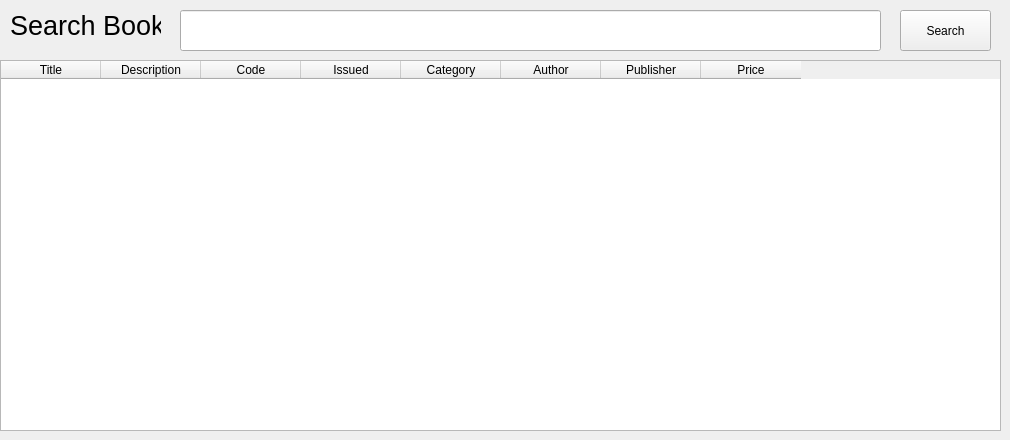
      <widget class="QWidget" name="tab_6">
       <attribute name="title">
        <string>Search For Books</string>
       </attribute>
       <widget class="QLineEdit" name="lineEdit_5">
        <property name="geometry">
         <rect>
          <x>180</x>
          <y>10</y>
          <width>701</width>
          <height>41</height>
         </rect>
        </property>
       </widget>
       <widget class="QLabel" name="label_14">
        <property name="geometry">
         <rect>
          <x>10</x>
          <y>10</y>
          <width>151</width>
          <height>31</height>
         </rect>
        </property>
        <property name="font">
         <font>
          <family>Segoe UI</family>
          <pointsize>20</pointsize>
         </font>
        </property>
        <property name="text">
         <string>Search Book </string>
        </property>
       </widget>
       <widget class="QPushButton" name="pushButton_9">
        <property name="geometry">
         <rect>
          <x>900</x>
          <y>10</y>
          <width>91</width>
          <height>41</height>
         </rect>
        </property>
        <property name="text">
         <string>Search</string>
        </property>
       </widget>
       <widget class="QTableWidget" name="tableWidget_8">
        <property name="geometry">
         <rect>
          <x>0</x>
          <y>60</y>
          <width>1001</width>
          <height>371</height>
         </rect>
        </property>
        <column>
         <property name="text">
          <string>Title</string>
         </property>
        </column>
        <column>
         <property name="text">
          <string>Description</string>
         </property>
        </column>
        <column>
         <property name="text">
          <string>Code</string>
         </property>
        </column>
        <column>
         <property name="text">
          <string>Issued</string>
         </property>
        </column>
        <column>
         <property name="text">
          <string>Category</string>
         </property>
        </column>
        <column>
         <property name="text">
          <string>Author</string>
         </property>
        </column>
        <column>
         <property name="text">
          <string>Publisher</string>
         </property>
        </column>
        <column>
         <property name="text">
          <string>Price</string>
         </property>
        </column>
       </widget>
      </widget>
